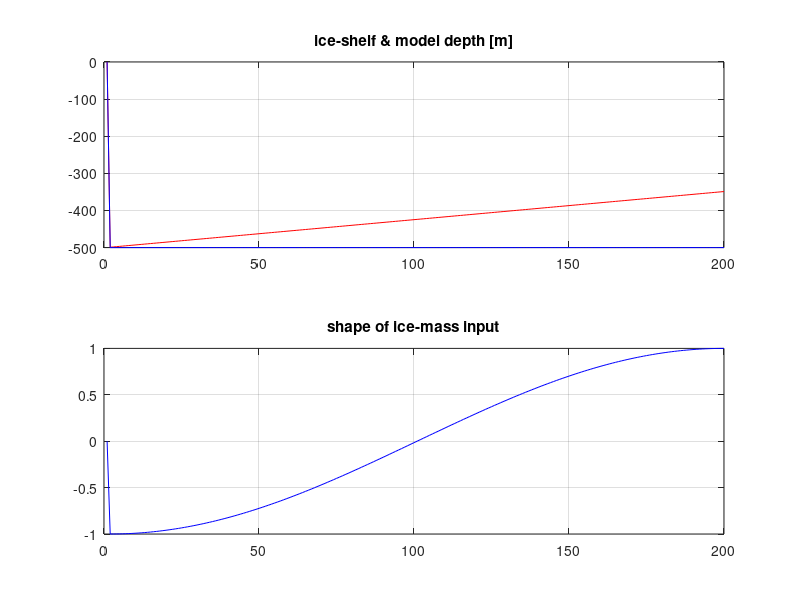

MATLAB code for this plot: (Note: this script raises an error after producing the figure.)
% This is a matlab script that generates the input data
% require matlab functions for equation of state
clear all;
clc;
close all;

addpath(genpath('/nfspool-0/home/rgadi/MITgcm/MITgcm-master/utils/matlab'));
kwr=3;
% Dimensions of grid
nx=1;
ny=200;
nr=500;
delz=1;

v0 = 2e3;
h0 = 800;

hfacMin = 0.2;

dlat = 2*0.125/16/16/5; dy=dlat;
dlon = 0.125/1; dx=dlon;

eos = 'jmd95z';
prec = 'real*8';

long = 0;
%long=51.4+[0:nx-1]*dlon;
lonc = long+dlon/2;
latg = -75.5+[0:ny-1]*dlat;
%latg=64;
latc = latg+dlat/2;
zC=-delz*([1:nr]-0.5);
zF=-delz*[0:nr];
%size(latc)

% Gravity
gravity= 9.81;
rhoConst= 1030;
rhoIce = 917;

% Nominal depth of model (meters)
H = -500;		%water depth in the ice shelf cavity
Hmin = H + delz;		% deepest point of cavern		
Hmax = H + delz + 150;		% shallowest point of cavern
%jEnd = ny*3/4;		 % where ice-shelf ends
jEnd = ny;
dHdy = (Hmax-Hmin)/dlat/(jEnd-2); %Slope of ice shelf

bathy = ones(nx,ny)*H;	%For flat bathymetry: bathy = ones(nx,ny)*H;
bathy(:,1) = 0;

j2=jEnd+1;
hIce=Hmin+dHdy*[-1:ny-2]*dlat;
hIce(1)=0; hIce(j2:ny)=0;

var=([1:ny]-2)/(jEnd-2);
%var(2), var(jEnd)
dMdt_fy=-cos(pi*var); 
%dMdt_fy=0;
dMdt_fy(1)=0; dMdt_fy(j2:ny)=0;

figure(1);clf;
subplot(211)
 yax=[1:ny];
 plot(yax,hIce,'r-');
hold on;
 plot(yax,bathy,'b-');
hold off;
 grid
title('ice-shelf & model depth [m]')

subplot(212)
 plot(yax,dMdt_fy,'b-');
 grid
title('shape of ice-mass input')

namF='bathy_flat.bin';
if kwr > 2,
 fprintf(' writing file: %s ...',namF);
 %fid=fopen(namF,'w','b'); fwrite(fid,bathy,prec);fclose(fid);
 writebin(namF,bathy);
 fprintf(' done\n');
end

namF='shelficeTopo.Lin.bin';
if kwr > 2,
 fprintf(' writing file: %s ...',namF);
 %fid=fopen(namF,'w','b'); fwrite(fid,hIce,prec);fclose(fid);
 writebin(namF,hIce);
 fprintf(' done\n');
end

regMsk=ones(ny,1);
regMsk(1)=0; regMsk(j2:ny)=2;
namF='under_Ice_mask.bin';
if kwr > 2,
 fprintf(' writing file: %s ...',namF);
 %fid=fopen(namF,'w','b'); fwrite(fid,regMsk,prec);fclose(fid);
 writebin(namF,regMsk);
 fprintf(' done\n');
end

%- rate of change due to ice-stream dynamics
%rateDyn=rhoConst*0.1/86400; sfx='r01';
%rateDyn=rhoConst*0.1/3600;  sfx='r02';
 rateDyn=rhoConst*0/3600;  sfx='r02';

dMdt=rateDyn*dMdt_fy;
namF=sprintf('%s.%s.%s','shelfice_dMdt',sfx,'bin');
if kwr > 0,
 fprintf(' writing file: %s ...',namF);
 %fid=fopen(namF,'w','b'); fwrite(fid,dMdt,prec);fclose(fid);
 writebin(namF,dMdt);
 fprintf(' done\n');
end

dz = delz*ones(1,nr);
zgp1 = [0,cumsum(dz)];
zc = .5*(zgp1(1:end-1)+zgp1(2:end));
zg = zgp1(1:end-1);
dz = diff(zgp1);
fprintf('  delZ = %d * %7.6g\n',nr,dz(1))

T_sfc = -0.2;
T_bot = 0.2;
del_T = (T_bot - T_sfc)/(59*delz);
for k = 1:nr;
    tref(k) = T_sfc + del_T*((k-20)*delz);
    tref(k)= max(T_sfc,min(tref(k),T_bot));
end

S_sfc = 32;
S_bot = 34.7;
del_S = (S_bot - S_sfc)/(59*delz);
for k = 1:nr;
    sref(k) = S_sfc + del_S*((k-20)*delz);
    sref(k)= max(S_sfc,min(sref(k),S_bot));
end
pEOS=-rhoConst*gravity*zC; % in Pa
pEOS=pEOS*1.e-4; % in dBar
rhoAn=densjmd95(sref,tref,pEOS);
rhoAn=rhoAn-rhoConst;

pF=-rhoConst*gravity*zF*1.e-4; % in dBar
rhoUp=densjmd95(sref,tref,pF(2:end));
rhoDw=densjmd95(sref,tref,pF(1:nr));
dRho=rhoUp(1:nr-1)-rhoDw(2:nr);
NSq=-gravity*dRho/delz/rhoConst;

mnV=min(NSq); MxV=max(NSq); Avr=mean(NSq);
fprintf(' Stratif (N^2): min= %e , max= %e , Avr= %e\n',mnV,MxV,Avr);

zax=[1:nr];
% 
% v1=2.5e-2;
% var=1+nr-2*zax; var=var/(nr-1);
% vobc=v1*var;

%% New add to the code (Vobc written so that the flux through the boundary
% is made zero)
% vobc = -0.1/abs(Hmax - Hmin) * (zc + H - (2 * H - Hmax - Hmin)/3);
% vobc(-zc>Hmax) = 0;
var = 0.1;
vobc = zeros(size(zc));
ind = find(zc<abs(H)&zc>abs(H+1));
vobc(ind) = -var;
clear ind;
ind = find(zc<=abs(H+1)&zc>abs(H+3));
vobc(ind) = (var * abs(zc(ind) - abs(H+1)) - var * abs(zc(ind) - abs(H+3)))/2;
clear ind;
ind = find(zc<=abs(H+3)&zc>=Hmax);
vobc(ind) = var;

figure(2);clf;
 subplot(131);
 plot(tref,-zax,'r-');
 grid
 title('tRef')
 subplot(132);
 plot(sref,-zax,'b-');
 grid
 title('sRef')
 subplot(133);
%plot(vobc,-zax,'b-');
 plot(rhoAn,-zax,'b-');
%plot(NSq*1.e+6,0.5-[2:nr],'r-');
 grid
 title('rhoAn')

if kwr > 2,
 namF='temp_obc.bin';
 fprintf(' writing file: %s ...',namF);
 %fid=fopen(namF,'w','b'); fwrite(fid,tref,prec);fclose(fid);
 writebin(namF,tref);
 fprintf(' done\n');
 namF='salt_obc.bin';
 fprintf(' writing file: %s ...',namF);
 %fid=fopen(namF,'w','b'); fwrite(fid,sref,prec);fclose(fid);
 writebin(namF,sref);
 fprintf(' done\n');
 namF='vVel_obc.bin';
 fprintf(' writing file: %s ...',namF);
 %fid=fopen(namF,'w','b'); fwrite(fid,vobc,prec);fclose(fid);
 writebin(namF,vobc);
 fprintf(' done\n');
end

if kwr > 2,
 var=ones(ny,1)*tref; %size(var)
 namF='temp_ini.bin';
 fprintf(' writing file: %s ...',namF);
 %fid=fopen(namF,'w','b'); fwrite(fid,var,prec);fclose(fid);
 writebin(namF,var);
 fprintf(' done\n');
%-
 var=ones(ny,1)*sref; %size(var)
 namF='salt_ini.bin';
 fprintf(' writing file: %s ...',namF);
 %fid=fopen(namF,'w','b'); fwrite(fid,var,prec);fclose(fid);
 writebin(namF,var);
 fprintf(' done\n');
end

rhoAvr=rhoConst-1.345;
fprintf(' convert Ice topo using rhoAve = %10.6f\n',rhoAvr);
mIce0=-rhoAvr*hIce;

namF='shelficeMass.Lin.bin';
if kwr > 1,
 fprintf(' writing file: %s ...',namF);
 %fid=fopen(namF,'w','b'); fwrite(fid,mIce0,prec);fclose(fid);
 writebin(namF,mIce0);
 fprintf(' done\n');
end

return

